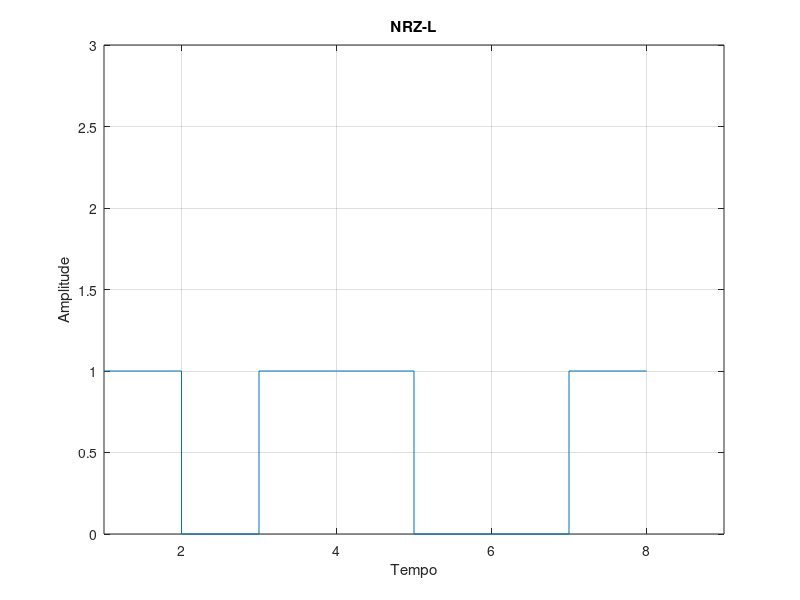

MATLAB code for this plot:
% DECODER %

% DIGITAL DATA, DIGITAL SIGNALS

x = [0 1 0 0 1 1 0 0 ] % Book's example
	
function ans = NRZ_L( signal_vector )
    n = length( signal_vector )
    for( k = 1:n )
      if( signal_vector(k) == 0 ) ans(k) = 1 else ans(k) = 0 end
    endfor
    
    % PLOTTING FUNCTION

    stairs(ans)
    title("NRZ-L")
    xlabel("Tempo")
    ylabel("Amplitude")
    axis([1 9 0 3]) % Parameters: ([x_lo x_hi y_lo y_hi])
    grid

endfunction


function ans = BIPOLAR_AMI( signal_vector )
    n = length( signal_vector )
    last_number_one = 0; % ZERO indicates last number one was NEGATIVE
    for( k = 1:n )
      if ( signal_vector(k) == 0 ) 
        ans(k) = 0
      elseif( signal_vector(k) == 1 && last_number_one == 0 )
        last_number_one = 1
        ans(k) = 1
      else
          last_number_one = 0
          ans(k) = -1
      endif
    endfor
endfunction

NRZ_L( x )
